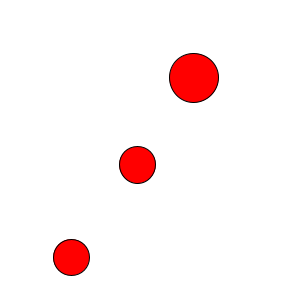
Frame 1 (no input)
Frame 60 (the mouse pressed at the canvas centre just before this capture): identical to frame 1, image omitted
Frame 120 (the mouse held since frame 60 and released just before this capture): identical to frame 1, image omitted

The Processing sketch that drew this single still picture (run headless with seeded random() and noise(); from frame 60 on, the mouse is pressed at the canvas centre):

// Processing sketch: quiz7
// ── quiz7.pde
/*
quiz 7:
- 隨機產生三個紅色圓形
- 當滑鼠移至圓形的內部時，該圓形的顏色即改變
- 當滑鼠不在圓形的內部時，該圓形即恢復原本的顏色

*/

int count = 3;
float[][] circle = new float[count][3];

void setup(){
    size(300, 300);
    
    for(int i=0; i<count; i=i+1){
        circle[i][0] = random(width);    //x
        circle[i][1] = random(height);   //y
        circle[i][2] = random(30, 50);   //diameter
    }
}

void draw(){
    background(255);
    
    for(int i=0; i<count; i=i+1){
        if(dist(mouseX, mouseY, circle[i][0], circle[i][1]) < circle[i][2]/2){
            fill(0, 255, 0);
        }else{
            fill(255, 0, 0);
        }
        
        stroke(0);
        ellipse(circle[i][0], circle[i][1], circle[i][2], circle[i][2]);
    }
}
